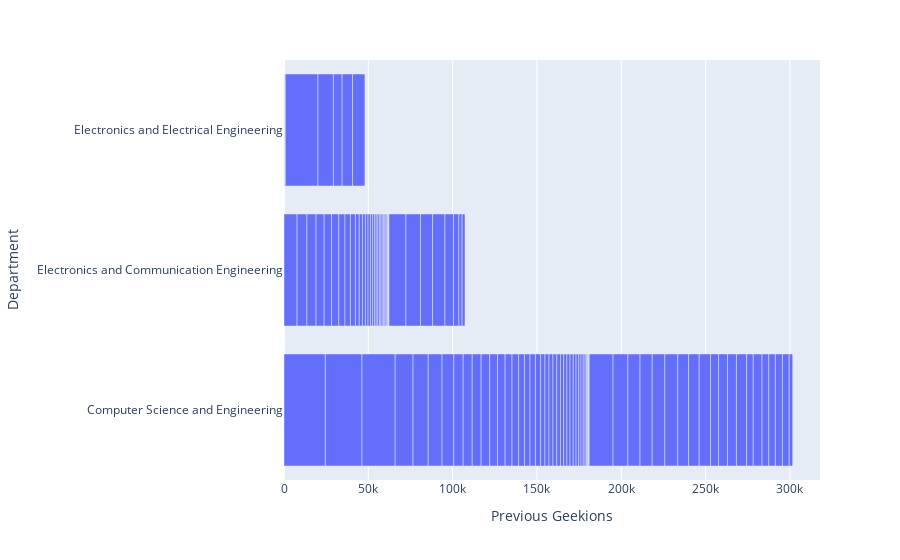

Write notebook code for a chart like this one.
### Code cell
fig = px.bar(df, x="Previous Geekions", y="Department", orientation='h')
fig.show()

### Figure 1 — Plotly figure (JSON) as saved in the notebook; plotly's stock layout.template omitted (floating-point values rounded to 4 significant figures)
{"data": [{"alignmentgroup": "True", "hovertemplate": "Previous Geekions=%{x}<br>Department=%{y}<extra></extra>", "legendgroup": "", "marker": {"color": "#636efa", "pattern": {"shape": ""}}, "name": "", "offsetgroup": "", "orientation": "h", "showlegend": false, "textposition": "auto", "type": "bar", "x": [24500, 21740, 19680, 10610, 8980, 8200, 7750, 7020, 5860, 5500, 5400, 5380, 5280, 5120, 4800, 4600, 4510, 4370, 4320, 4090, 3915, 3665, 3460, 3280, 3200, 3200, 3110, 3000, 2570, 2410, 2360, 2260, 2240, 2160, 1910, 1910, 1900, 1880, 1880, 1740, 1680, 1580, 1580, 1440, 1350, 1320, 1240, 1130, 1100, 1020, 980, 950, 850, 800, 770, 760, 720, 690, 580, 490, 410, 380, 300, 270, 260, 200, 180, 170, 160, 120, 120, 120, 120, 100, 100, 60, 40, 40, 40, 0, 0, 0, 0, 0, 19400, 14150, 8790, 10040, 9150, 7210, 7250, 8650, 5180, 6170, 7470, 7670, 7340, 6400, 7170, 6280, 7310, 6710, 4800, 5300, 5290, 6060, 3910, 5200, 5050, 4050, 3860, 4170, 4020, 3220, 2380, 1890, 1720, 0, 0], "xaxis": "x", "y": ["Computer Science and Engineering", "Computer Science and Engineering", "Computer Science and Engineering", "Computer Science and Engineering", "Computer Science and Engineering", "Computer Science and Engineering", "Electronics and Communication Engineering", "Computer Science and Engineering", "Electronics and Communication Engineering", "Computer Science and Engineering", "Electronics and Communication Engineering", "Computer Science and Engineering", "Computer Science and Engineering", "Computer Science and Engineering", "Electronics and Communication Engineering", "Computer Science and Engineering", "Computer Science and Engineering", "Electronics and Communication Engineering", "Electronics and Communication Engineering", "Computer Science and Engineering", "Computer Science and Engineering", "Electronics and Communication Engineering", "Computer Science and Engineering", "Computer Science and Engineering", "Computer Science and Engineering", "Electronics and Communication Engineering", "Computer Science and Engineering", "Electronics and Communication Engineering", "Computer Science and Engineering", "Computer Science and Engineering", "Computer Science and Engineering", "Computer Science and Engineering", "Electronics and Communication Engineering", "Computer Science and Engineering", "Computer Science and Engineering", "Electronics and Communication Engineering", "Computer Science and Engineering", "Computer Science and Engineering", "Computer Science and Engineering", "Electronics and Communication Engineering", "Computer Science and Engineering", "Computer Science and Engineering", "Electronics and Communication Engineering", "Electronics and Communication Engineering", "Computer Science and Engineering", "Computer Science and Engineering", "Electronics and Communication Engineering", "Electronics and Communication Engineering", "Computer Science and Engineering", "Electronics and Communication Engineering", "Electronics and Communication Engineering", "Electronics and Communication Engineering", "Electronics and Communication Engineering", "Electronics and Communication Engineering", "Electronics and Communication Engineering", "Electronics and Communication Engineering", "Computer Science and Engineering", "Electronics and Communication Engineering", "Electronics and Communication Engineering", "Computer Science and Engineering", "Electronics and Communication Engineering", "Computer Science and Engineering", "Computer Science and Engineering", "Electronics and Communication Engineering", "Electronics and Electrical Engineering", "Computer Science and Engineering", "Computer Science and Engineering", "Electronics and Communication Engineering", "Electronics and Communication Engineering", "Computer Science and Engineering", "Electronics and Communication Engineering", "Electronics and Electrical Engineering", "Electronics and Electrical Engineering", "Electronics and Communication Engineering", "Electronics and Electrical Engineering", "Electronics and Electrical Engineering", "Computer Science and Engineering", "Electronics and Electrical Engineering", "Electronics and Electrical Engineering", "Electronics and Electrical Engineering", "Electronics and Electrical Engineering", "Electronics and Electrical Engineering", "Electronics and Electrical Engineering", "Electronics and Electrical Engineering", "Electronics and Electrical Engineering", "Computer Science and Engineering", "Computer Science and Engineering", "Electronics and Communication Engineering", "Electronics and Electrical Engineering", "Computer Science and Engineering", "Computer Science and Engineering", "Electronics and Communication Engineering", "Electronics and Electrical Engineering", "Electronics and Electrical Engineering", "Computer Science and Engineering", "Computer Science and Engineering", "Electronics and Electrical Engineering", "Computer Science and Engineering", "Electronics and Communication Engineering", "Computer Science and Engineering", "Electronics and Communication Engineering", "Computer Science and Engineering", "Computer Science and Engineering", "Computer Science and Engineering", "Computer Science and Engineering", "Computer Science and Engineering", "Computer Science and Engineering", "Computer Science and Engineering", "Electronics and Communication Engineering", "Computer Science and Engineering", "Computer Science and Engineering", "Computer Science and Engineering", "Computer Science and Engineering", "Electronics and Communication Engineering", "Computer Science and Engineering", "Electronics and Communication Engineering", "Electronics and Communication Engineering", "Computer Science and Engineering", "Computer Science and Engineering"], "yaxis": "y"}], "layout": {"barmode": "relative", "legend": {"tracegroupgap": 0}, "margin": {"t": 60}, "xaxis": {"anchor": "y", "domain": [0, 1], "title": {"text": "Previous Geekions"}}, "yaxis": {"anchor": "x", "domain": [0, 1], "title": {"text": "Department"}}}}
